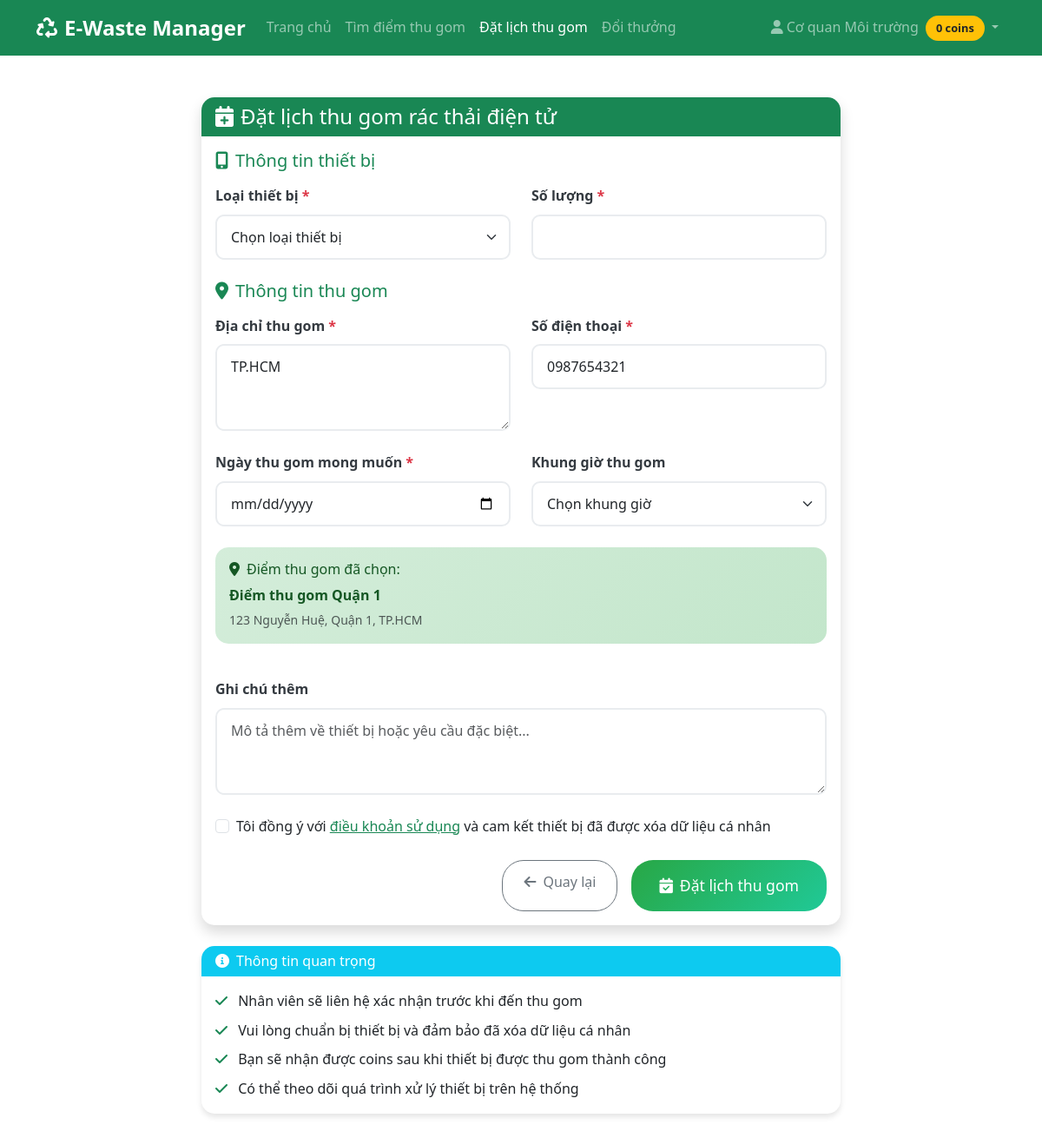
Screenshot of /booking.php?point_id=1 (signed in) with the database file from the repository.
### tables this page shows
CREATE TABLE users (
    id INT PRIMARY KEY AUTO_INCREMENT,
    name VARCHAR(100) NOT NULL,
    email VARCHAR(100) UNIQUE NOT NULL,
    password VARCHAR(255) NOT NULL,
    phone VARCHAR(20),
    address TEXT,
    coins INT DEFAULT 0,
    role ENUM('user', 'shipper', 'admin') DEFAULT 'user',
    status ENUM('active', 'inactive') DEFAULT 'active',
    created_at TIMESTAMP DEFAULT CURRENT_TIMESTAMP,
    updated_at TIMESTAMP DEFAULT CURRENT_TIMESTAMP ON UPDATE CURRENT_TIMESTAMP
);

CREATE TABLE collection_points (
    id INT PRIMARY KEY AUTO_INCREMENT,
    name VARCHAR(100) NOT NULL,
    address TEXT NOT NULL,
    latitude DECIMAL(10, 8) NOT NULL,
    longitude DECIMAL(11, 8) NOT NULL,
    phone VARCHAR(20),
    email VARCHAR(100),
    operating_hours VARCHAR(100),
    description TEXT,
    status ENUM('active', 'inactive') DEFAULT 'active',
    created_at TIMESTAMP DEFAULT CURRENT_TIMESTAMP,
    updated_at TIMESTAMP DEFAULT CURRENT_TIMESTAMP ON UPDATE CURRENT_TIMESTAMP
);

### config/database.php (called while the page is built, shortened)
<?php
class Database {
    private $connection;
    public function __construct() {
        try {
            $this->connection = new PDO(
                "mysql:host=" . DB_HOST . ";port=3307;dbname=" . DB_NAME . ";charset=utf8mb4",
                DB_USER,
                DB_PASS,
                [
                    PDO::ATTR_ERRMODE => PDO::ERRMODE_EXCEPTION,
                    PDO::ATTR_DEFAULT_FETCH_MODE => PDO::FETCH_ASSOC,
                    PDO::ATTR_EMULATE_PREPARES => false
                ]
            );
        } catch (PDOException $e) {
            die("Database connection failed: " . $e->getMessage());
        }
    }
    public function query($sql, $params = []) {
        $stmt = $this->connection->prepare($sql);
        $stmt->execute($params);
        return $stmt;
    }
    public function fetch($sql, $params = []) {
        return $this->query($sql, $params)->fetch();
    }
}
$db = new Database();
?>

### includes/functions.php (called while the page is built, shortened)
<?php
require_once 'config/database.php';
function getUserById($userId) {
    global $db;
    return $db->fetch("SELECT * FROM users WHERE id = ?", [$userId]);
}
function getCollectionPointById($id) {
    global $db;
    return $db->fetch("SELECT * FROM collection_points WHERE id = ?", [$id]);
}
?>

### booking.php (the view, shortened to what this page needs)
<?php
require_once 'config/database.php';
require_once 'includes/functions.php';
$user = getUserById($_SESSION['user_id']);
$selectedPoint = null;
if (isset($_GET['point_id'])) {
    $selectedPoint = getCollectionPointById($_GET['point_id']);
}
?>
<!DOCTYPE html>
<html lang="vi">
<head>
    <link href="https://cdn.jsdelivr.net/npm/bootstrap@5.3.0/dist/css/bootstrap.min.css" rel="stylesheet">
    <link href="https://cdnjs.cloudflare.com/ajax/libs/font-awesome/6.0.0/css/all.min.css" rel="stylesheet">
    <link href="assets/css/style.css" rel="stylesheet">
</head>
<body>
    <nav class="navbar navbar-expand-lg navbar-dark bg-success">
        <div class="container">
            <a class="navbar-brand" href="index.php">
                <i class="fas fa-recycle me-2"></i>E-Waste Manager
            </a>
            <div class="collapse navbar-collapse" id="navbarNav">
                <ul class="navbar-nav me-auto">
                    <li class="nav-item">
                        <a class="nav-link" href="index.php">Trang chủ</a>
                    </li>
                    <li class="nav-item">
                        <a class="nav-link" href="map.php">Tìm điểm thu gom</a>
                    </li>
                    <li class="nav-item">
                        <a class="nav-link active" href="booking.php">Đặt lịch thu gom</a>
                    </li>
                    <li class="nav-item">
                        <a class="nav-link" href="rewards.php">Đổi thưởng</a>
                    </li>
                </ul>
                <ul class="navbar-nav">
                    <li class="nav-item dropdown">
                        <a class="nav-link dropdown-toggle" href="#" role="button" data-bs-toggle="dropdown">
                            <i class="fas fa-user me-1"></i><?php echo htmlspecialchars($user['name']); ?>
                            <span class="badge bg-warning text-dark ms-1"><?php echo $user['coins']; ?> coins</span>
                        </a>
                    </li>
                </ul>
            </div>
        </div>
    </nav>
    <div class="container py-5">
        <div class="row justify-content-center">
            <div class="col-lg-8">
                <div class="card shadow">
                    <div class="card-header bg-success text-white">
                        <h4 class="mb-0">
                            <i class="fas fa-calendar-plus me-2"></i>Đặt lịch thu gom rác thải điện tử
                        </h4>
                    </div>
                    <div class="card-body">
                        <form method="POST" id="bookingForm">
                            <div class="row mb-4">
                                <div class="col-12">
                                    <h5 class="text-success mb-3">
                                        <i class="fas fa-mobile-alt me-2"></i>Thông tin thiết bị
                                    </h5>
                                </div>
                                <div class="col-md-6">
                                    <label for="device_type" class="form-label">Loại thiết bị <span class="text-danger">*</span></label>
                                    <select class="form-select" id="device_type" name="device_type" required>
                                        <option value="">Chọn loại thiết bị</option>
                                    </select>
                                </div>
                                <div class="col-md-6">
                                    <label for="device_count" class="form-label">Số lượng <span class="text-danger">*</span></label>
                                    <input type="number" class="form-control" id="device_count" name="device_count"
                                           min="1" max="100" required>
                                </div>
                            </div>
                            <div class="row mb-4">
                                <div class="col-12">
                                    <h5 class="text-success mb-3">
                                        <i class="fas fa-map-marker-alt me-2"></i>Thông tin thu gom
                                    </h5>
                                </div>
                                <div class="col-md-6">
                                    <label for="address" class="form-label">Địa chỉ thu gom <span class="text-danger">*</span></label>
                                    <textarea class="form-control" id="address" name="address" rows="3"
                                              placeholder="Nhập địa chỉ chi tiết..." required><?php echo htmlspecialchars($user['address'] ?? ''); ?></textarea>
                                </div>
                                <div class="col-md-6">
                                    <label for="phone" class="form-label">Số điện thoại <span class="text-danger">*</span></label>
                                    <input type="tel" class="form-control" id="phone" name="phone"
                                           value="<?php echo htmlspecialchars($user['phone'] ?? ''); ?>" required>
                                </div>
                            </div>
                            <div class="row mb-4">
                                <div class="col-md-6">
                                    <label for="preferred_date" class="form-label">Ngày thu gom mong muốn <span class="text-danger">*</span></label>
                                    <input type="date" class="form-control" id="preferred_date" name="preferred_date"
                                           min="<?php echo date('Y-m-d', strtotime('+1 day')); ?>" required>
                                </div>
                                <div class="col-md-6">
                                    <label for="preferred_time" class="form-label">Khung giờ thu gom</label>
                                    <select class="form-select" id="preferred_time" name="preferred_time">
                                        <option value="">Chọn khung giờ</option>
                                    </select>
                                </div>
                            </div>
                            <?php if ($selectedPoint): ?>
                            <div class="row mb-4">
                                <div class="col-12">
                                    <div class="alert alert-success">
                                        <h6><i class="fas fa-map-marker-alt me-2"></i>Điểm thu gom đã chọn:</h6>
                                        <p class="mb-1"><strong><?php echo htmlspecialchars($selectedPoint['name']); ?></strong></p>
                                        <p class="mb-0 small text-muted"><?php echo htmlspecialchars($selectedPoint['address']); ?></p>
                                    </div>
                                </div>
                            </div>
                            <?php endif; ?>
                            <div class="row mb-4">
                                <div class="col-12">
                                    <label for="notes" class="form-label">Ghi chú thêm</label>
                                    <textarea class="form-control" id="notes" name="notes" rows="3"
                                              placeholder="Mô tả thêm về thiết bị hoặc yêu cầu đặc biệt..."></textarea>
                                </div>
                            </div>
                            <div class="row mb-4">
                                <div class="col-12">
                                    <div class="form-check">
                                        <input class="form-check-input" type="checkbox" id="terms" required>
                                        <label class="form-check-label" for="terms">
                                            Tôi đồng ý với <a href="#" class="text-success">điều khoản sử dụng</a> và cam kết thiết bị đã được xóa dữ liệu cá nhân
                                        </label>
                                    </div>
                                </div>
                            </div>
                            <div class="d-grid gap-2 d-md-flex justify-content-md-end">
                                <a href="map.php" class="btn btn-outline-secondary me-md-2">
                                    <i class="fas fa-arrow-left me-2"></i>Quay lại
                                </a>
                                <button type="submit" class="btn btn-success btn-lg">
                                    <i class="fas fa-calendar-check me-2"></i>Đặt lịch thu gom
                                </button>
                            </div>
                        </form>
                    </div>
                </div>
                <div class="card mt-4">
                    <div class="card-header bg-info text-white">
                        <h6 class="mb-0">
                            <i class="fas fa-info-circle me-2"></i>Thông tin quan trọng
                        </h6>
                    </div>
                    <div class="card-body">
                        <ul class="list-unstyled mb-0">
                            <li class="mb-2">
                                <i class="fas fa-check text-success me-2"></i>
                                Nhân viên sẽ liên hệ xác nhận trước khi đến thu gom
                            </li>
                            <li class="mb-2">
                                <i class="fas fa-check text-success me-2"></i>
                                Vui lòng chuẩn bị thiết bị và đảm bảo đã xóa dữ liệu cá nhân
                            </li>
                            <li class="mb-2">
                                <i class="fas fa-check text-success me-2"></i>
                                Bạn sẽ nhận được coins sau khi thiết bị được thu gom thành công
                            </li>
                            <li class="mb-0">
                                <i class="fas fa-check text-success me-2"></i>
                                Có thể theo dõi quá trình xử lý thiết bị trên hệ thống
                            </li>
                        </ul>
                    </div>
                </div>
            </div>
        </div>
    </div>
</body>
</html>

### assets/css/style.css (style rules this page uses)
:root { --primary-color: #28a745; --secondary-color: #6c757d; --success-color: #28a745; --info-color: #17a2b8; --warning-color: #ffc107; --danger-color: #dc3545; --light-color: #f8f9fa; --dark-color: #343a40; }
body { font-family: 'Segoe UI', Tahoma, Geneva, Verdana, sans-serif; line-height: 1.6; }
.navbar-brand { font-weight: 700; font-size: 1.5rem; }
.navbar-nav .nav-link { font-weight: 500; transition: color 0.3s ease; }
.card { border: none; border-radius: 15px; box-shadow: 0 4px 6px rgba(0, 0, 0, 0.1); transition: transform 0.3s ease, box-shadow 0.3s ease; }
.card-header { border-radius: 15px 15px 0 0 !important; border-bottom: none; font-weight: 600; }
.btn { border-radius: 25px; font-weight: 500; padding: 0.75rem 1.5rem; transition: all 0.3s ease; }
.btn-lg { padding: 1rem 2rem; font-size: 1.1rem; }
.btn-success { background: linear-gradient(135deg, #28a745, #20c997); border: none; }
.form-control { border-radius: 10px; border: 2px solid #e9ecef; padding: 0.75rem 1rem; transition: border-color 0.3s ease, box-shadow 0.3s ease; }
.form-select { border-radius: 10px; border: 2px solid #e9ecef; padding: 0.75rem 1rem; }
.form-label { font-weight: 600; color: var(--dark-color); margin-bottom: 0.5rem; }
.alert { border-radius: 15px; border: none; font-weight: 500; }
.alert-success { background: linear-gradient(135deg, #d4edda, #c3e6cb); color: #155724; }
.badge { font-size: 0.8rem; padding: 0.5rem 0.75rem; border-radius: 20px; }

### rows the page displays
users: name "Cơ quan Môi trường", coins "0", address "TP.HCM", phone "0987654321"
collection_points: name "Điểm thu gom Quận 1", address "123 Nguyễn Huệ, Quận 1, TP.HCM"
